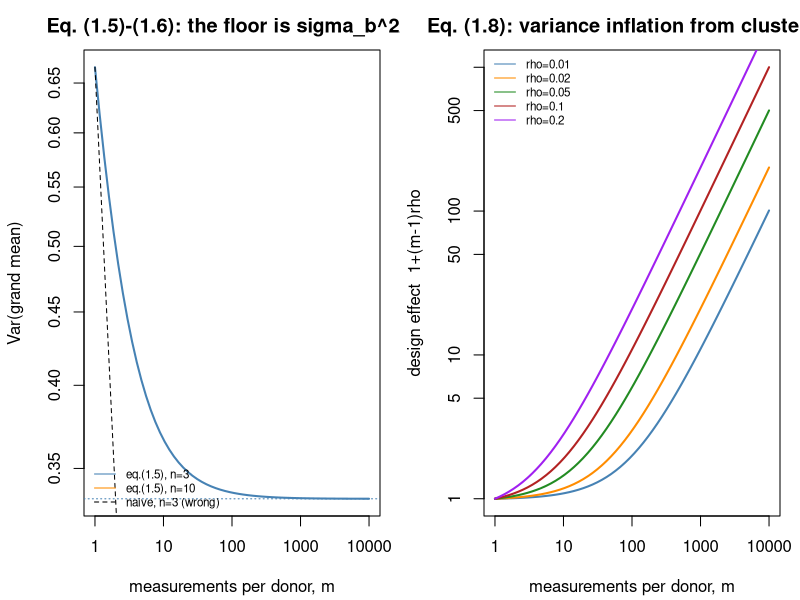

This figure's R source:
## ---- chunk 1
MODULE_NAME <- "01_study_design_and_estimands"
OUT <- file.path(Sys.getenv("STATS_OUT", unset = "results"), MODULE_NAME)
dir.create(OUT, recursive = TRUE, showWarnings = FALSE)

header <- function(txt) {
  cat("\n", strrep("=", 72), "\n", txt, "\n", strrep("=", 72), "\n", sep = "")
}
## ---- chunk 2
simulate_hierarchy <- function(n_donors, m_per_donor, sigma_b, sigma_e, mu = 0) {
  ## Returns long-form data: one row per measurement.
  donor_effects <- rnorm(n_donors, 0, sigma_b)                  # b_i
  noise <- matrix(rnorm(n_donors * m_per_donor, 0, sigma_e),
                  nrow = n_donors)                              # e_ij
  values <- mu + donor_effects + noise
  data.frame(donor = rep(seq_len(n_donors), each = m_per_donor),
             value = as.vector(t(values)))
}

header("1. One simulated hierarchical dataset")
set.seed(101)
demo <- simulate_hierarchy(5, 200, sigma_b = 1, sigma_e = 1)
print(aggregate(value ~ donor, demo,
                function(v) c(n = length(v), mean = mean(v), sd = sd(v))))
cat("\nThe donor MEANS differ far more than sampling error alone would allow:\n")
cat("that spread is sigma_b, and no number of cells removes it.\n")
## ---- chunk 3
header("2. Verifying the pseudoreplication equation (1.5)")

empirical_var_grand_mean <- function(n, m, sigma_b, sigma_e, n_sim = 4000) {
  means <- replicate(n_sim, {
    b <- rnorm(n, 0, sigma_b)
    e <- matrix(rnorm(n * m, 0, sigma_e), nrow = n)
    mean(b + e)
  })
  var(means)
}

grid <- expand.grid(n = c(3, 30), m = c(1, 10, 100, 1000))
grid <- grid[order(grid$n, grid$m), ]
sb <- 1; se <- 1
grid$theory_eq1.5 <- sb^2 / grid$n + se^2 / (grid$n * grid$m)
grid$naive_wrong  <- (sb^2 + se^2) / (grid$n * grid$m)
grid$simulated <- mapply(function(n, m) {
  set.seed(n * 1000 + m); empirical_var_grand_mean(n, m, sb, se)
}, grid$n, grid$m)
grid$understated_by <- grid$theory_eq1.5 / grid$naive_wrong
print(format(grid, digits = 4), row.names = FALSE)

cat("\n'simulated' tracks 'theory_eq1.5', never the naive formula.\n")
cat("The last column is how many times too SMALL the naive variance is.\n")
## ---- chunk 4
header("Equation (1.6): the floor you cannot sequence past")
for (m in c(1, 10, 100, 1000, 1e5)) {
  cat(sprintf("  m = %9s  Var(mean) = %.6f   (floor = %.6f)\n",
              format(m, big.mark = ",", scientific = FALSE),
              1/3 + 1/(3 * m), 1/3))
}
## ---- chunk 5
header("3. ICC, design effect, effective sample size")

icc <- function(sigma_b, sigma_e) sigma_b^2 / (sigma_b^2 + sigma_e^2)
design_effect <- function(m, rho) 1 + (m - 1) * rho
effective_n <- function(n, m, rho) n * m / design_effect(m, rho)

cat(sprintf("%6s %7s %14s %13s %12s %12s\n",
            "rho", "m", "design effect", "SE inflation", "n_eff (n=3)", "nominal n*m"))
for (rho in c(0.01, 0.02, 0.05, 0.20)) {
  for (m in c(100, 500, 2000)) {
    de <- design_effect(m, rho)
    cat(sprintf("%6.2f %7d %14.2f %13.2f %12.1f %12d\n",
                rho, m, de, sqrt(de), effective_n(3, m, rho), 3 * m))
  }
}
cat(sprintf("\nWorked example: n=3 donors, m=500 cells, rho=0.05\n"))
cat(sprintf("  design effect   = %.2f\n", design_effect(500, 0.05)))
cat(sprintf("  SE too small by = %.2fx\n", sqrt(design_effect(500, 0.05))))
cat(sprintf("  n_eff           = %.1f  (not 1500)\n", effective_n(3, 500, 0.05)))
## ---- chunk 6
header("4. False-positive rate: naive cell-level vs donor-level testing")

false_positive_rate <- function(n_per_group, m_per_donor, sigma_b, sigma_e,
                                n_sim = 1500, alpha = 0.05) {
  naive <- donor <- 0L
  for (i in seq_len(n_sim)) {
    ## Both groups come from the SAME distribution: the null is TRUE.
    b <- rnorm(2 * n_per_group, 0, sigma_b)
    e <- matrix(rnorm(2 * n_per_group * m_per_donor, 0, sigma_e),
                nrow = 2 * n_per_group)
    cells <- b + e                                   # donor x cell matrix
    g1 <- as.vector(cells[seq_len(n_per_group), ])
    g2 <- as.vector(cells[-seq_len(n_per_group), ])
    ## (a) NAIVE: every cell treated as an independent observation.
    naive <- naive + (t.test(g1, g2)$p.value < alpha)
    ## (b) CORRECT: aggregate to one value per donor, then test donors.
    dm <- rowMeans(cells)
    donor <- donor + (t.test(dm[seq_len(n_per_group)],
                             dm[-seq_len(n_per_group)])$p.value < alpha)
  }
  c(naive = naive / n_sim, donor = donor / n_sim)
}

set.seed(42)
for (cfg in list(c(sb = 0.5, se = 1, m = 200),
                 c(sb = 1.0, se = 1, m = 200),
                 c(sb = 1.0, se = 1, m = 1000))) {
  rho <- icc(cfg["sb"], cfg["se"])
  r <- false_positive_rate(4, cfg["m"], cfg["sb"], cfg["se"], n_sim = 800)
  cat(sprintf("  sigma_b=%.1f sigma_e=%.1f m=%4d  (rho=%.2f, DE=%6.1f)\n",
              cfg["sb"], cfg["se"], cfg["m"], rho, design_effect(cfg["m"], rho)))
  cat(sprintf("      naive cell-level FPR : %5.1f%%   <-- should be 5%%\n",
              100 * r["naive"]))
  cat(sprintf("      donor-level      FPR : %5.1f%%   <-- is 5%%\n\n",
              100 * r["donor"]))
}
cat("The naive test is not 'slightly liberal'. It is broken.\n")
cat("This is the mechanism behind false-discovery inflation in naive\n")
cat("per-cell single-cell differential expression (stats.md Topic 21).\n")
## ---- chunk 7
header("5. ATE, randomisation, and confounding")
set.seed(2026)
N <- 20000
severity <- rnorm(N)                 # a confounder
TRUE_ATE <- 2.0
y0 <- 10 + 3 * severity + rnorm(N)   # both potential outcomes, known here
y1 <- y0 + TRUE_ATE

## Design A: randomised -- treatment independent of severity.
a_rand <- rbinom(N, 1, 0.5)
y_rand <- ifelse(a_rand == 1, y1, y0)                       # eq. (1.1)
est_rand <- mean(y_rand[a_rand == 1]) - mean(y_rand[a_rand == 0])

## Design B: observational -- sicker patients more likely to be treated.
p_treat <- plogis(1.5 * severity)
a_obs <- rbinom(N, 1, p_treat)
y_obs <- ifelse(a_obs == 1, y1, y0)
est_obs_crude <- mean(y_obs[a_obs == 1]) - mean(y_obs[a_obs == 0])
est_obs_adj <- coef(lm(y_obs ~ a_obs + severity))["a_obs"]

cat(sprintf("  TRUE ATE (known by construction)     : %.3f\n", TRUE_ATE))
cat(sprintf("  Randomised design, crude difference  : %.3f   <-- unbiased\n", est_rand))
cat(sprintf("  Observational, crude difference      : %.3f   <-- biased\n", est_obs_crude))
cat(sprintf("  Observational, adjusted for severity : %.3f   <-- recovered\n", est_obs_adj))
cat("\nEq. (1.3) holds ONLY under randomisation. Adjustment worked here only\n")
cat("because we happened to MEASURE the confounder - see Module 22.\n")
## ---- chunk 8
header("6. Detecting a confounded (rank-deficient) design")

design_is_identifiable <- function(condition, batch, label = "") {
  condition <- factor(condition); batch <- factor(batch)
  X <- model.matrix(~ condition + batch)
  r <- qr(X)$rank
  cat(label, "\n")
  print(table(condition, batch))
  cat(sprintf("    design matrix: %d columns, rank %d  ->  %s\n\n",
              ncol(X), r,
              if (r == ncol(X)) "IDENTIFIABLE" else "CONFOUNDED (aliased)"))
  ## R silently returns NA coefficients for aliased terms - a warning sign
  ## that is very easy to miss in a long summary() printout.
  invisible(r == ncol(X))
}

design_is_identifiable(rep(c("ctrl", "trt"), 6), rep(c("b1", "b2", "b3"), each = 4),
                       "Design A - conditions balanced across batches (good):")
design_is_identifiable(rep(c("ctrl", "trt"), each = 6), rep(c("b1", "b2"), each = 6),
                       "Design B - every control in batch 1, treated in batch 2 (fatal):")

cat("Watch what lm() does with the confounded design:\n")
set.seed(7)
bad <- data.frame(condition = rep(c("ctrl", "trt"), each = 6),
                  batch = rep(c("b1", "b2"), each = 6),
                  y = rnorm(12))
print(coef(lm(y ~ condition + batch, data = bad)))
cat("\nThe batch coefficient is NA: R is telling you the effect is not\n")
cat("estimable. Never ignore an NA coefficient.\n")
## ---- chunk 9
png(file.path(OUT, "pseudoreplication.png"), width = 1100, height = 450, res = 110)
par(mfrow = c(1, 2), mar = c(4.2, 4.2, 2.5, 1))

ms <- 10^seq(0, 4, length.out = 60)
plot(ms, 1/3 + 1/(3 * ms), log = "xy", type = "l", col = "steelblue", lwd = 2,
     xlab = "measurements per donor, m", ylab = "Var(grand mean)",
     main = "Eq. (1.5)-(1.6): the floor is sigma_b^2/n")
abline(h = 1/3, col = "steelblue", lty = 3)
lines(ms, 1/10 + 1/(10 * ms), col = "darkorange", lwd = 2)
abline(h = 1/10, col = "darkorange", lty = 3)
lines(ms, 2/(3 * ms), col = "black", lty = 2)
legend("bottomleft", c("eq.(1.5), n=3", "eq.(1.5), n=10", "naive, n=3 (wrong)"),
       col = c("steelblue", "darkorange", "black"), lty = c(1, 1, 2), bty = "n", cex = 0.7)

plot(NA, xlim = range(ms), ylim = c(1, 1000), log = "xy",
     xlab = "measurements per donor, m", ylab = "design effect  1+(m-1)rho",
     main = "Eq. (1.8): variance inflation from clustering")
cols <- c("steelblue", "darkorange", "forestgreen", "firebrick", "purple")
rhos <- c(0.01, 0.02, 0.05, 0.10, 0.20)
for (i in seq_along(rhos)) lines(ms, 1 + (ms - 1) * rhos[i], col = cols[i], lwd = 2)
legend("topleft", paste0("rho=", rhos), col = cols, lty = 1, bty = "n", cex = 0.7)
invisible(dev.off())
cat("\nFigure written to", file.path(OUT, "pseudoreplication.png"), "\n")
